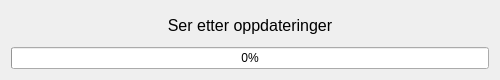
<?xml version="1.0" encoding="UTF-8"?>
<ui version="4.0">
 <class>Dialog</class>
 <widget class="QDialog" name="Dialog">
  <property name="geometry">
   <rect>
    <x>0</x>
    <y>0</y>
    <width>500</width>
    <height>80</height>
   </rect>
  </property>
  <property name="sizePolicy">
   <sizepolicy hsizetype="Fixed" vsizetype="Fixed">
    <horstretch>0</horstretch>
    <verstretch>0</verstretch>
   </sizepolicy>
  </property>
  <property name="minimumSize">
   <size>
    <width>500</width>
    <height>80</height>
   </size>
  </property>
  <property name="maximumSize">
   <size>
    <width>500</width>
    <height>80</height>
   </size>
  </property>
  <property name="windowTitle">
   <string>Dialog</string>
  </property>
  <layout class="QVBoxLayout" name="verticalLayout">
   <item>
    <widget class="QLabel" name="HeaderText">
     <property name="autoFillBackground">
      <bool>false</bool>
     </property>
     <property name="text">
      <string>&lt;html&gt;&lt;head/&gt;&lt;body&gt;&lt;p&gt;&lt;span style=&quot; font-size:12pt;&quot;&gt;Ser etter oppdateringer&lt;/span&gt;&lt;/p&gt;&lt;/body&gt;&lt;/html&gt;</string>
     </property>
     <property name="textFormat">
      <enum>Qt::RichText</enum>
     </property>
     <property name="alignment">
      <set>Qt::AlignCenter</set>
     </property>
    </widget>
   </item>
   <item>
    <widget class="QProgressBar" name="progressBar">
     <property name="value">
      <number>0</number>
     </property>
     <property name="alignment">
      <set>Qt::AlignCenter</set>
     </property>
     <property name="textVisible">
      <bool>true</bool>
     </property>
     <property name="invertedAppearance">
      <bool>false</bool>
     </property>
    </widget>
   </item>
  </layout>
 </widget>
 <resources/>
 <connections/>
</ui>
